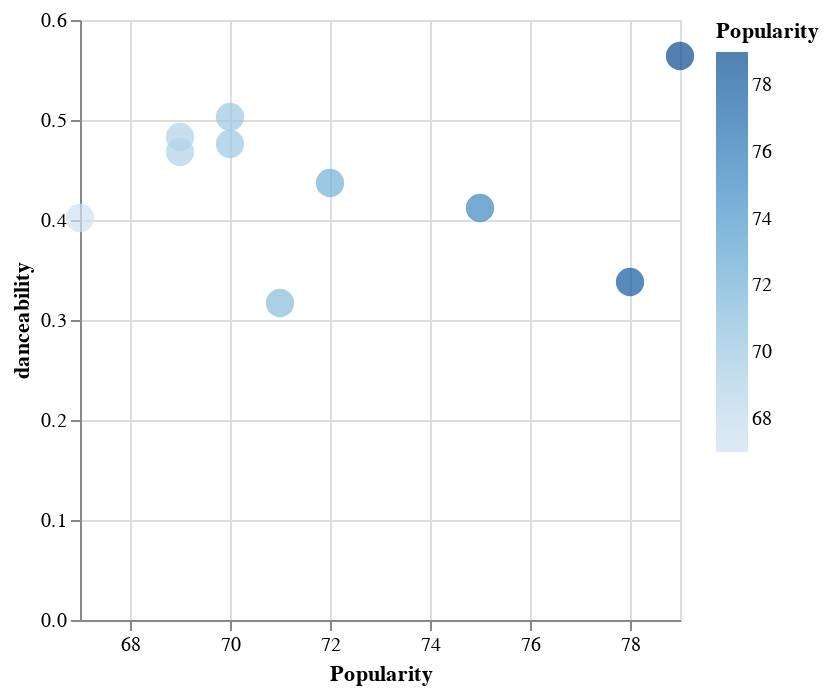

Notebook code for this chart:
### Code cell
alt.Chart(df_plot).mark_circle().encode(
alt.X('Popularity', scale=alt.Scale(zero=False)), y=f'{feature_name}', color=alt.Color('Popularity', scale=alt.Scale(zero=False)), 
size=alt.value(200), tooltip=['Popularity', f'{feature_name}', 'Song Name', 'Album Name'])

### Figure 1 — Vega-Lite specification as saved in the notebook (floating-point values rounded to 4 significant figures)
{"config": {"view": {"continuousWidth": 300, "continuousHeight": 300}}, "data": {"name": "data-5b555a49c65f94e0af32ade20a58551b"}, "mark": {"type": "circle"}, "encoding": {"color": {"field": "Popularity", "scale": {"zero": false}, "type": "quantitative"}, "size": {"value": 200}, "tooltip": [{"field": "Popularity", "type": "quantitative"}, {"field": "danceability", "type": "quantitative"}, {"field": "Song Name", "type": "nominal"}, {"field": "Album Name", "type": "nominal"}], "x": {"field": "Popularity", "scale": {"zero": false}, "type": "quantitative"}, "y": {"field": "danceability", "type": "quantitative"}}, "$schema": "https://vega.github.io/schema/vega-lite/v5.16.3.json", "datasets": {"data-5b555a49c65f94e0af32ade20a58551b": [{"Artist": "Led Zeppelin", "Album Name": "Over the Hills and Far Away - Remaster", "Song Name": "Immigrant Song - Remaster", "Release Date": "1970", "Popularity": 79, "danceability": 0.564}, {"Artist": "Led Zeppelin", "Album Name": "Over the Hills and Far Away - Remaster", "Song Name": "Stairway to Heaven - Remaster", "Release Date": "1971-11-08", "Popularity": 78, "danceability": 0.338}, {"Artist": "Led Zeppelin", "Album Name": "Over the Hills and Far Away - Remaster", "Song Name": "Whole Lotta Love - 1990 Remaster", "Release Date": "1969-10-22", "Popularity": 75, "danceability": 0.412}, {"Artist": "Led Zeppelin", "Album Name": "Over the Hills and Far Away - Remaster", "Song Name": "Black Dog - Remaster", "Release Date": "1971-11-08", "Popularity": 72, "danceability": 0.437}, {"Artist": "Led Zeppelin", "Album Name": "Over the Hills and Far Away - Remaster", "Song Name": "Rock and Roll - Remaster", "Release Date": "1971-11-08", "Popularity": 71, "danceability": 0.317}, {"Artist": "Led Zeppelin", "Album Name": "Over the Hills and Far Away - Remaster", "Song Name": "Going to California - Remaster", "Release Date": "1971-11-08", "Popularity": 70, "danceability": 0.503}, {"Artist": "Led Zeppelin", "Album Name": "Over the Hills and Far Away - Remaster", "Song Name": "Good Times Bad Times - 1993 Remaster", "Release Date": "1969-01-12", "Popularity": 70, "danceability": 0.476}, {"Artist": "Led Zeppelin", "Album Name": "Over the Hills and Far Away - Remaster", "Song Name": "Ramble On - 1990 Remaster", "Release Date": "1969-10-22", "Popularity": 69, "danceability": 0.468}, {"Artist": "Led Zeppelin", "Album Name": "Over the Hills and Far Away - Remaster", "Song Name": "Kashmir - Remaster", "Release Date": "1975-02-24", "Popularity": 69, "danceability": 0.483}, {"Artist": "Led Zeppelin", "Album Name": "Over the Hills and Far Away - Remaster", "Song Name": "Over the Hills and Far Away - Remaster", "Release Date": "1973-03-28", "Popularity": 67, "danceability": 0.402}]}}
